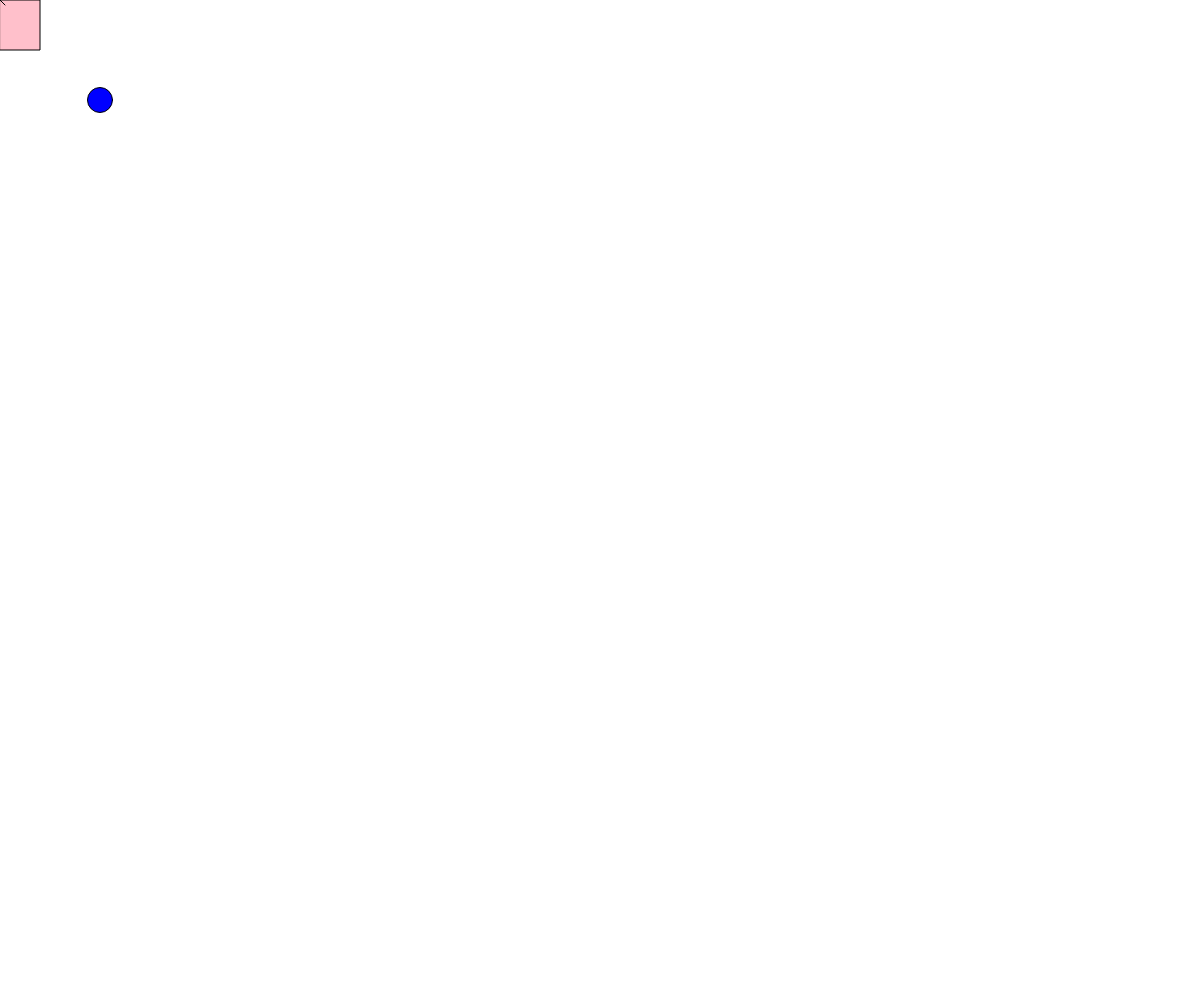
Frame 1 (no input)
Frame 60 (no input): identical to frame 1, image omitted
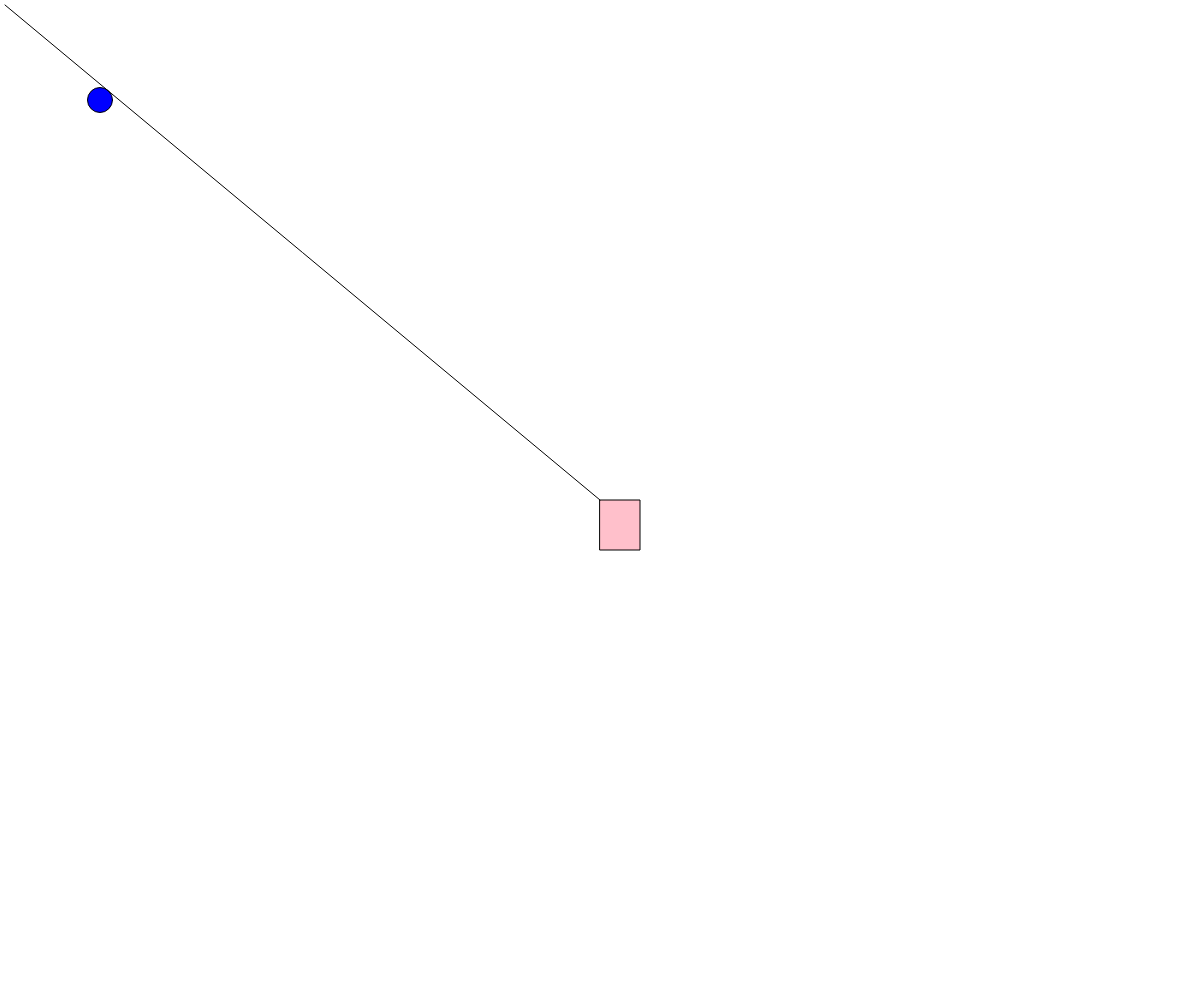
Frame 120 (the mouse pressed at the canvas centre since frame 60)

The p5.js sketch that drew these frames (run headless with seeded random() and noise() and a simulated clock; from frame 60 on, the mouse is pressed at the canvas centre):

// p5.js sketch
// ── sketch.js
function setup() {
	createCanvas(windowWidth, windowHeight)
}

function draw() {
	background('white');
	fill('pink');
	rect(mouseX, mouseY, 40, 50);
	fill('blue');
	ellipse(100, 100, 25, 25);
	line(5, 5, mouseX, mouseY)

}

function windowResized() { // Let it redraw the window
	resizeCanvas(windowWidth, windowHeight);
}
